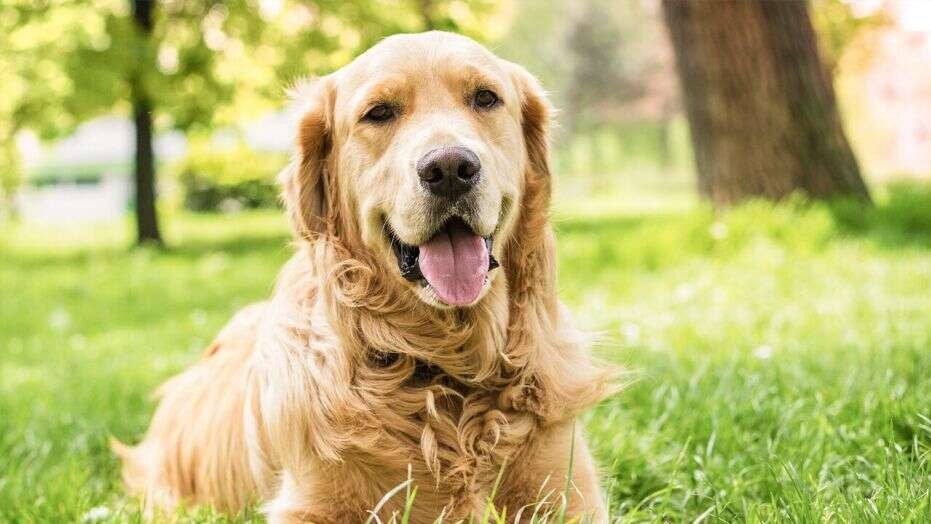
#> input picture 2. Image Processing/1.jpg, 931 x 524 px, found by its file name
$ python index1_template_matching_simple.py
#> lines starting #> are read from the running program, lines starting #| are printed output that depends on the picture
import cv2
import matplotlib.pyplot as plt
import numpy as np

full = cv2.imread('1.jpg')
#> full is the input picture: shape (524, 931, 3); mean B, G, R 114.3, 183, 187.4
full = cv2.cvtColor(full,cv2.COLOR_BGR2RGB)
face = cv2.imread('1.face.jpg')
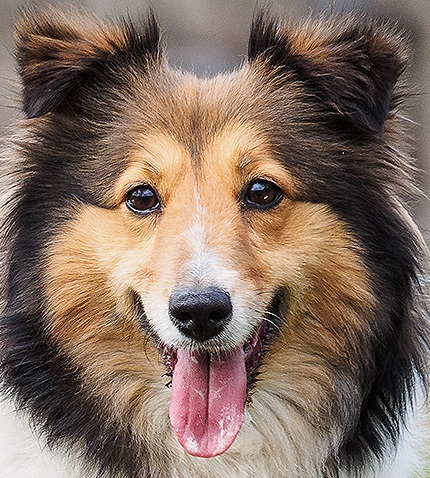
#> input picture 4. Object Detection with OpenCV and Python/1.face.jpg, 430 x 478 px
#> face is the input picture: shape (478, 430, 3); mean B, G, R 97.3, 109.7, 130.3
face = cv2.cvtColor(face,cv2.COLOR_BGR2RGB)

methods = ['cv2.TM_SQDIFF','cv2.TM_SQDIFF_NORMED','cv2.TM_CCORR','cv2.TM_CCORR_NORMED','cv2.TM_CCOEFF','cv2.TM_CCOEFF_NORMED']

for m in methods:

    method = eval(m)
    full_copy = full.copy()
    res = cv2.matchTemplate(full_copy,face,method)

    minVal , maxVal , minLoc , maxLoc = cv2.minMaxLoc(res)

    if method in ['cv2.TM_SQDIFF','cv2.TM_SQDIFF_NORMED']:

        top_left = minLoc
    else:
        top_left = maxLoc

    width , height , channels = face.shape

    bottom_right = (top_left[0]+width,top_left[1]+height)
    cv2.circle(full_copy,top_left,20,(255,255,0),-1)
    cv2.rectangle(full_copy,top_left,bottom_right,(255,0,0),5)

    plt.subplot(121)
    plt.imshow(res)
    plt.title('HEATMAP')

    plt.subplot(122)
    plt.imshow(full_copy)
    plt.title('Detected')

    plt.suptitle(m)
#> this loop made 6 passes
#> (minVal, maxVal, minLoc, top_left, bottom_right) on passes 1 to 6: (4.81e+09, 7.5e+09, (426, 46), (234, 0), (712, 430)), (0.363, 0.523, (427, 46), (237, 0), (715, 430)), (1.06e+10, 1.22e+10, (309, 46), (0, 4), (478, 434)), (0.779, 0.844, (301, 15), (427, 46), (905, 476)), (-494562848, 438682656, (270, 1), (427, 46), (905, 476)), (-0.223, 0.203, (298, 10), (427, 46), (905, 476))
#> pass 1, `res = cv2.matchTemplate(full_copy,face,method)`:
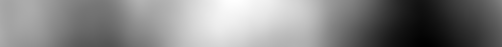
#> res: shape (47, 502) float32; min 4.81e+09, max 7.5e+09, mean 6.22e+09; drawn with min black and max white
#> pass 2, `res = cv2.matchTemplate(full_copy,face,method)`:
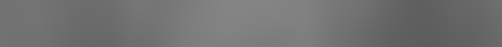
#> res: shape (47, 502) float32; min 0.363, max 0.523, mean 0.447
#> pass 3, `res = cv2.matchTemplate(full_copy,face,method)`:
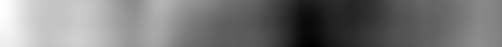
#> res: shape (47, 502) float32; min 1.06e+10, max 1.22e+10, mean 1.13e+10; drawn with min black and max white
#> after the loop:
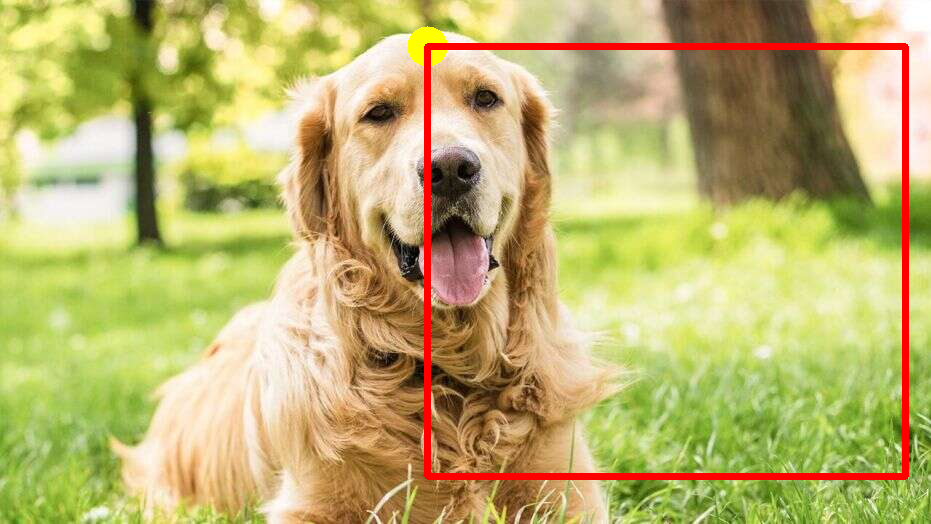
#> full_copy: shape (524, 931, 3); mean R, G, B 189.5, 178.7, 110.9
#> after the loop:
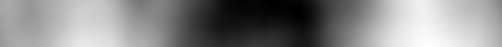
#> res: shape (47, 502) float32; min -0.223, max 0.203, mean 0.00376; drawn with min black and max white

plt.show()
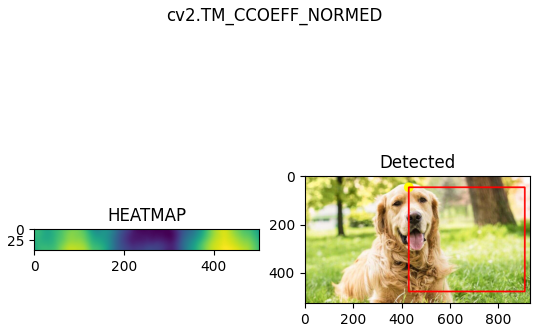
#> figure drawn by matplotlib, 2 panels
